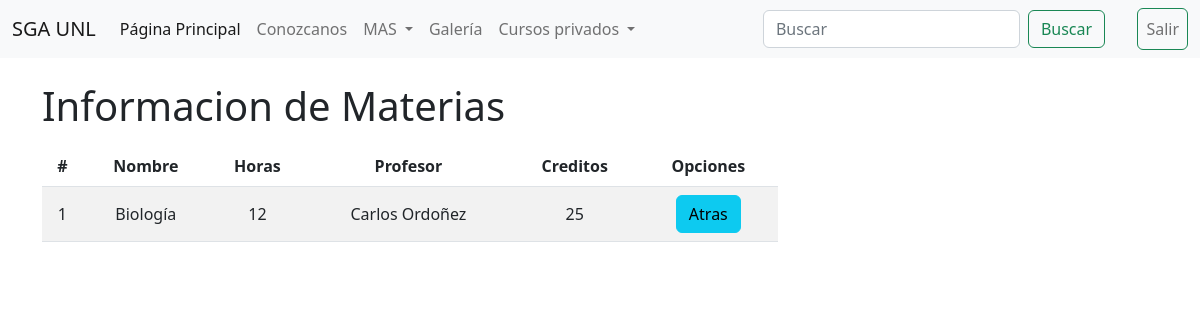
Screenshot of /tareas/verMateria/1 with the database file from the repository.
### APPAdministrarTareas/models.py (models this page shows, shortened)
class Materia(models.Model):
    ciclo = (('1ero','1ro'),('2do','2do'),('3ro','3ro'),('4to','4to'),('5to','5to'),('6to','6to'),('7mo','7mo'),('8vo','8vo'),)
    nombreM = models.CharField(max_length=30, blank=False)
    nroHoras = models.PositiveSmallIntegerField()
    nombreProfesor = models.CharField(max_length=30, blank=False)
    nroCreditos = models.PositiveSmallIntegerField()
    cadena = (('no','no'),('si','si'),)
    cadena_M = models.CharField(max_length=30, choices=cadena, default="", blank=False)
    ciclo_M= models.CharField(max_length=30, choices=ciclo, default="", blank=False)

### APPAdministrarTareas/views.py (the view)
# urls.py: path('verMateria/<id>', views.verMateria),
def verMateria(request, id): #ver materia
    materia = Materia.objects.filter(id__icontains=id)
    return render(request,'verMateria.html',{"cursos":materia})

### APPAdministrarTareas/templates/verMateria.html (shortened to what this page needs)
{% extends "./base.html" %}
{% block body %}
<div class="row">
    <div class="col-sm-12 col-md-6 col-lg-8 col-xl-8">
        <h1>Informacion de Materias</h1>
        <div class="table-responsive py-2">
            <table class="table table-striped">
                <thead>
                    <tr>
                        <th>#</th>
                        <th>Nombre</th>
                        <th>Horas</th>
                        <th>Profesor</th>
                        <th>Creditos</th>
                        <th colspan="2">Opciones</th>
                    </tr>
                </thead>
                <tbody>
                    {% for c in cursos %}
                    <tr>
                        <td>{{forloop.counter}}</td>
                        <td>{{c.nombreM}}</td>
                        <td>{{c.nroHoras}}</td>
                        <td>{{c.nombreProfesor}}</td>
                        <td>{{c.nroCreditos}}</td>
                        <td><a href="/tareas/listadoMaterias/" class="btn btn-info">Atras</a></td>
                    </tr>
                    {% endfor %}
                </tbody>
            </table>
        </div>
    </div>
</div>
{% endblock %}

### APPAdministrarTareas/static/css/gestionCursos.css (style rules this page uses)
th, td { text-align: center; vertical-align: middle; }

### rows the page displays
Materia: nombreM "Biología", nroHoras "12", nombreProfesor "Carlos Ordoñez", nroCreditos "25"
